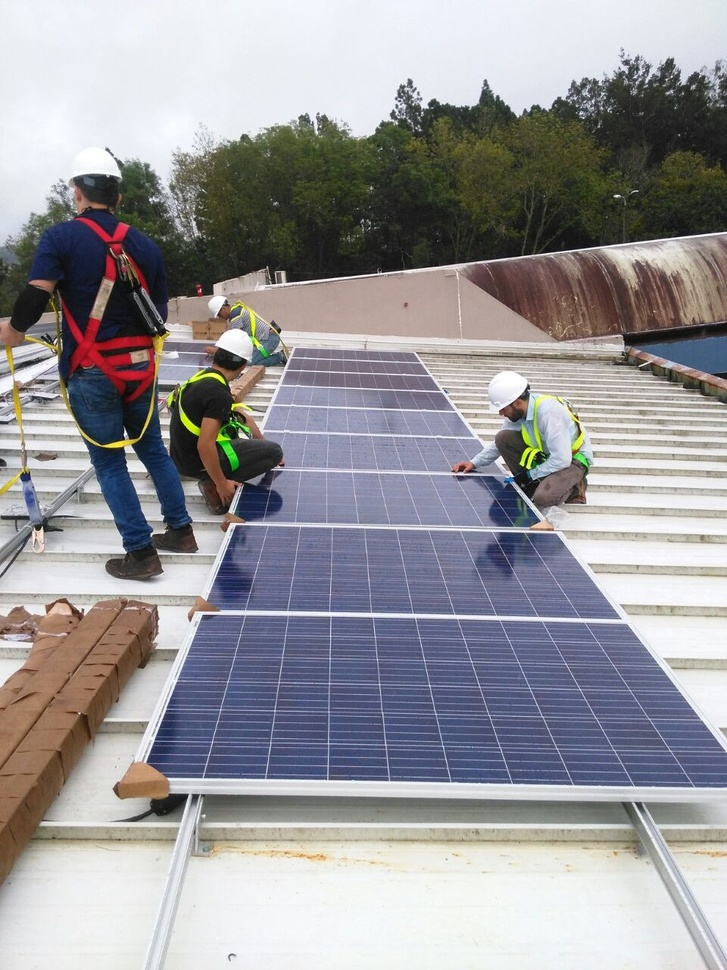
#> input picture vis_algorithms/SIFT/image5.jpeg, 727 x 970 px, shrunk from 960 x 1280 before the run
$ python example_sift.py
#> lines starting #> are read from the running program, lines starting #| are printed output that depends on the picture
import cv2
import numpy as np
img = cv2.imread('image5.jpeg')
#> img is the input picture: shape (970, 727, 3); mean B, G, R 153.9, 150.5, 151.8
gray= cv2.cvtColor(img,cv2.COLOR_BGR2GRAY)
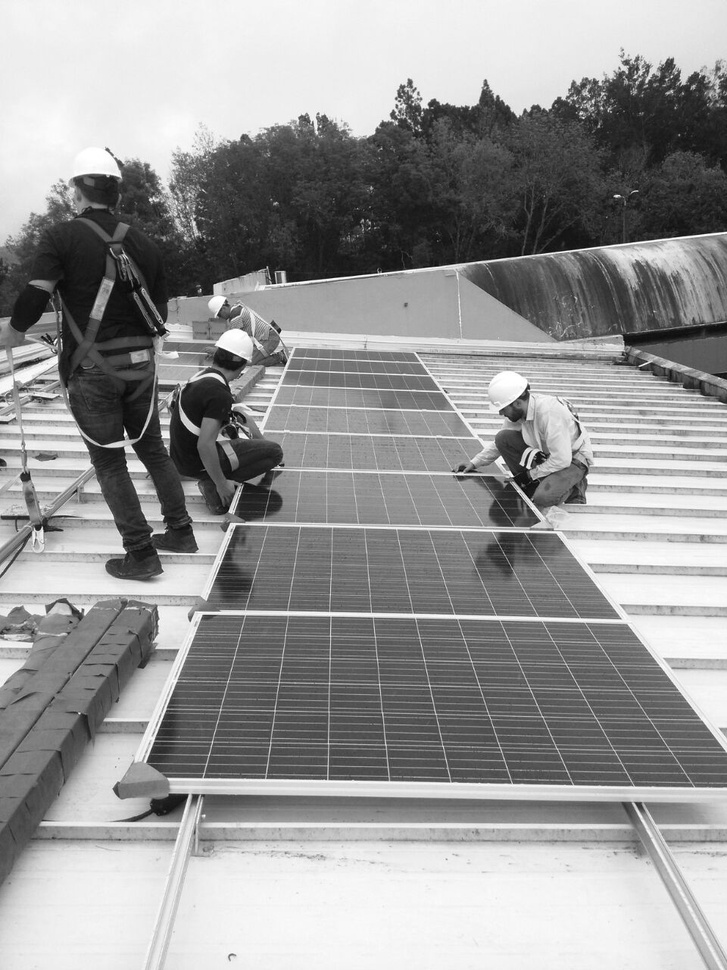
#> gray: shape (970, 727); min 2, max 255, mean 151.3
sift = cv2.xfeatures2d.SIFT_create()
kp = sift.detect(gray,None)
#> kp = 2801 keypoints; strongest (x, y, size): (125, 434, 2.8), (165, 434, 6.5), (135, 466, 11.5), (616, 196, 2.5)
#img=cv2.drawKeypoints(gray,kp,img)
img=cv2.drawKeypoints(gray,kp,img,flags=cv2.DRAW_MATCHES_FLAGS_DRAW_RICH_KEYPOINTS)
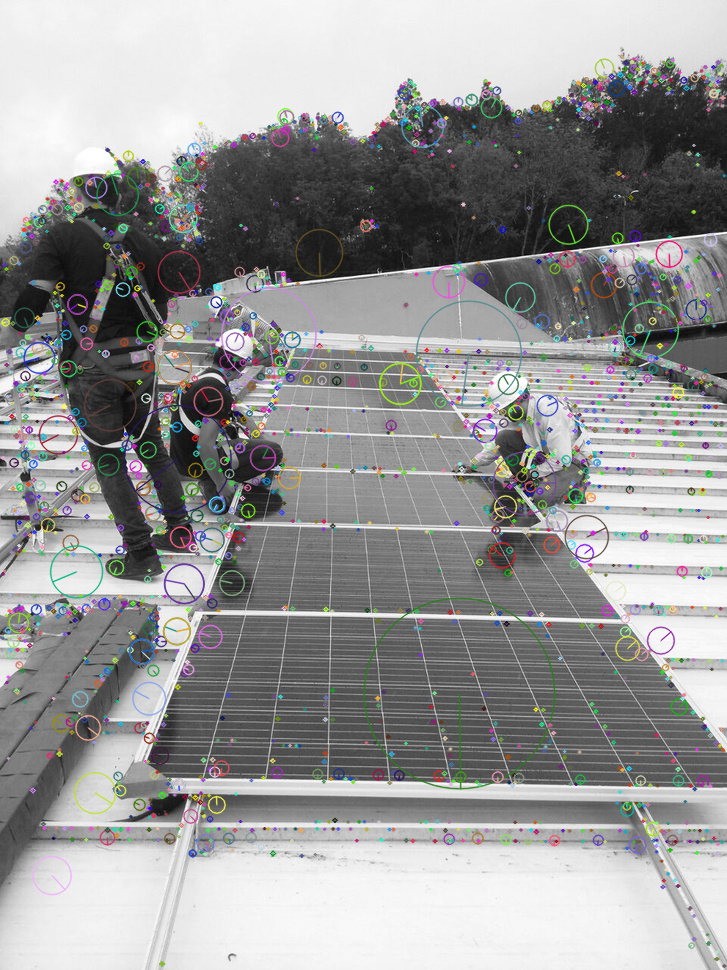
#> img: shape (970, 727, 3); mean B, G, R 150.9, 151.1, 150.9
cv2.imwrite('sift2.jpg',img)

$ run again, with vis_algorithms/SIFT/image2.png saved as vis_algorithms/SIFT/image5.jpeg
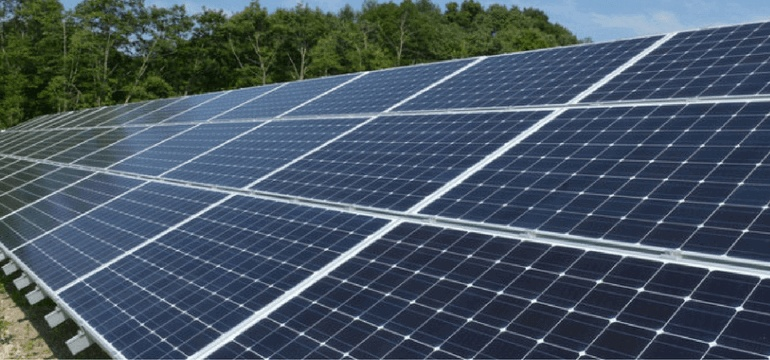
#> input picture vis_algorithms/SIFT/image2.png, 770 x 360 px
#> img is the input picture: shape (360, 770, 3); mean B, G, R 99, 85.9, 71.4
#> `gray= cv2.cvtColor(img,cv2.COLOR_BGR2GRAY)`:
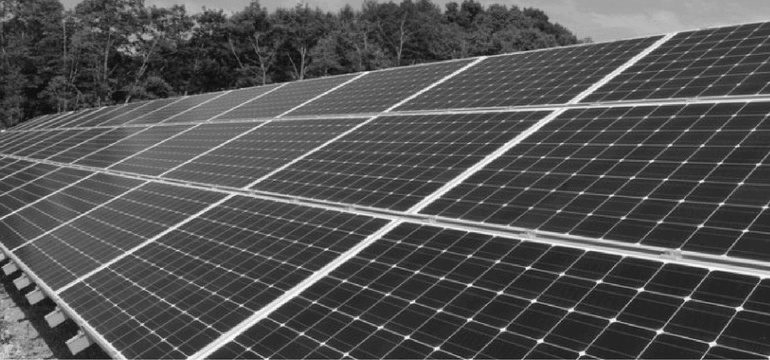
#> gray: shape (360, 770); min 10, max 252, mean 83.1
#> kp = 2676 keypoints; strongest (x, y, size): (540, 341, 3.7), (582, 353, 3.8), (534, 301, 3.2), (739, 309, 4.2)
#> `img=cv2.drawKeypoints(gray,kp,img,flags=cv2.DRAW_MATCHES_FLAGS_DRAW_RI..`:
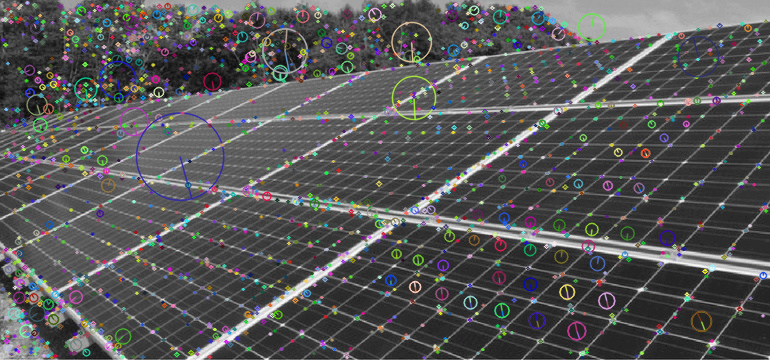
#> img: shape (360, 770, 3); mean B, G, R 86.6, 86.5, 86.3
